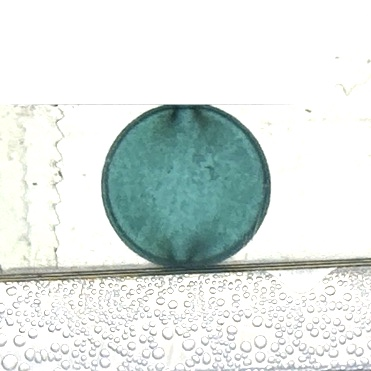
%> input picture DATA/brightness_adjusted/image.jpg, 371 x 371 px
$ octave --eval "result = normalize_brightness(imread('DATA/brightness_adjusted/image.jpg'));"   (GNU Octave 9; MATLAB toolbox functions it lacks are replaced by stand-ins)
%> lines starting %> are read from the running program, lines starting %| are printed output that depends on the picture
function normalized_image = normalize_brightness(img)
    % Convert the image to grayscale
    gray_img = rgb2gray(img);
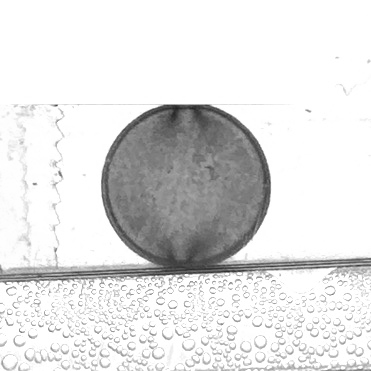
%> gray_img: size 371x371 uint8; min 34, max 255, mean 224.8

    % Get the brightness level of the darker grains
    num_bins = 256;
    counts = imhist(gray_img, num_bins);
%> counts = 256 values, max 73042 at index 256, min 0 at index 1, mean 537.7
    cumulative_counts = cumsum(counts);
%> cumulative_counts = 256 values from 0 to 137641
    total_pixels = numel(gray_img);
%> total_pixels = 137641
    threshold = 0.3 * total_pixels;
%> threshold = 41292.3
    dark_grain_brightness_level = find(cumulative_counts >= threshold, 1);
%> dark_grain_brightness_level = 245

    % Calculate the scaling factor
    max_brightness = max(gray_img(:));
%> max_brightness = 255
    scale_factor = double(dark_grain_brightness_level) / double(max_brightness);
%> scale_factor = 0.961

    % Ensure the scale factor is not too low
    min_scale_factor = 0.1; % Adjust this value as needed
    scale_factor = max(scale_factor, min_scale_factor);

    % Adjust the brightness of the image
    adjusted_img = img * scale_factor;

    % Ensure the pixel values are within the valid range [0, 255]
    adjusted_img = min(max(adjusted_img, 0), 255);

    % Convert the adjusted image back to uint8
    normalized_image = uint8(adjusted_img);

    % Display the original and normalized images for comparison
    figure;
    subplot(1, 2, 1);
    imshow(img);
    title('Original Image');

    subplot(1, 2, 2);
    imshow(normalized_image);
    title('Normalized Image');
end
